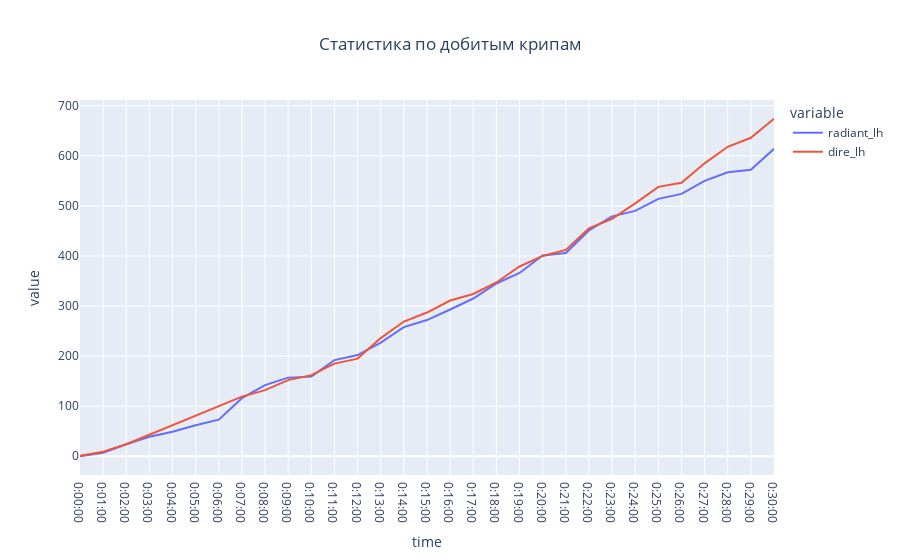

Here is the notebook cell this chart was saved with:
### Code cell
df = common_df[:31]
fig = px.line(df, x='time', y=df.columns[1:3], title='Статистика по добитым крипам')
fig.update_layout(title_x=0.5)
fig.show()

### Figure 1 — Plotly figure (JSON) as saved in the notebook; plotly's stock layout.template omitted (floating-point values rounded to 4 significant figures)
{"data": [{"hovertemplate": "variable=radiant_lh<br>time=%{x}<br>value=%{y}<extra></extra>", "legendgroup": "radiant_lh", "line": {"color": "#636efa", "dash": "solid"}, "mode": "lines", "name": "radiant_lh", "orientation": "v", "showlegend": true, "type": "scatter", "x": ["0:00:00", "0:01:00", "0:02:00", "0:03:00", "0:04:00", "0:05:00", "0:06:00", "0:07:00", "0:08:00", "0:09:00", "0:10:00", "0:11:00", "0:12:00", "0:13:00", "0:14:00", "0:15:00", "0:16:00", "0:17:00", "0:18:00", "0:19:00", "0:20:00", "0:21:00", "0:22:00", "0:23:00", "0:24:00", "0:25:00", "0:26:00", "0:27:00", "0:28:00", "0:29:00", "0:30:00"], "xaxis": "x", "y": [0, 7, 24, 39, 49, 62, 73, 116, 142, 157, 159, 192, 202, 227, 258, 272, 293, 315, 345, 366, 401, 406, 451, 479, 490, 514, 524, 550, 567, 572, 614], "yaxis": "y"}, {"hovertemplate": "variable=dire_lh<br>time=%{x}<br>value=%{y}<extra></extra>", "legendgroup": "dire_lh", "line": {"color": "#EF553B", "dash": "solid"}, "mode": "lines", "name": "dire_lh", "orientation": "v", "showlegend": true, "type": "scatter", "x": ["0:00:00", "0:01:00", "0:02:00", "0:03:00", "0:04:00", "0:05:00", "0:06:00", "0:07:00", "0:08:00", "0:09:00", "0:10:00", "0:11:00", "0:12:00", "0:13:00", "0:14:00", "0:15:00", "0:16:00", "0:17:00", "0:18:00", "0:19:00", "0:20:00", "0:21:00", "0:22:00", "0:23:00", "0:24:00", "0:25:00", "0:26:00", "0:27:00", "0:28:00", "0:29:00", "0:30:00"], "xaxis": "x", "y": [1, 9, 24, 43, 63, 82, 100, 119, 132, 152, 162, 185, 195, 236, 269, 287, 311, 324, 347, 379, 400, 412, 455, 474, 505, 538, 546, 585, 618, 636, 674], "yaxis": "y"}], "layout": {"autosize": true, "legend": {"title": {"text": "variable"}, "tracegroupgap": 0}, "title": {"text": "Статистика по добитым крипам", "x": 0.5}, "xaxis": {"anchor": "y", "autorange": true, "domain": [0, 1], "range": [0, 30], "title": {"text": "time"}, "type": "category"}, "yaxis": {"anchor": "x", "autorange": true, "domain": [0, 1], "range": [-37.44, 711.4], "title": {"text": "value"}, "type": "linear"}}}
